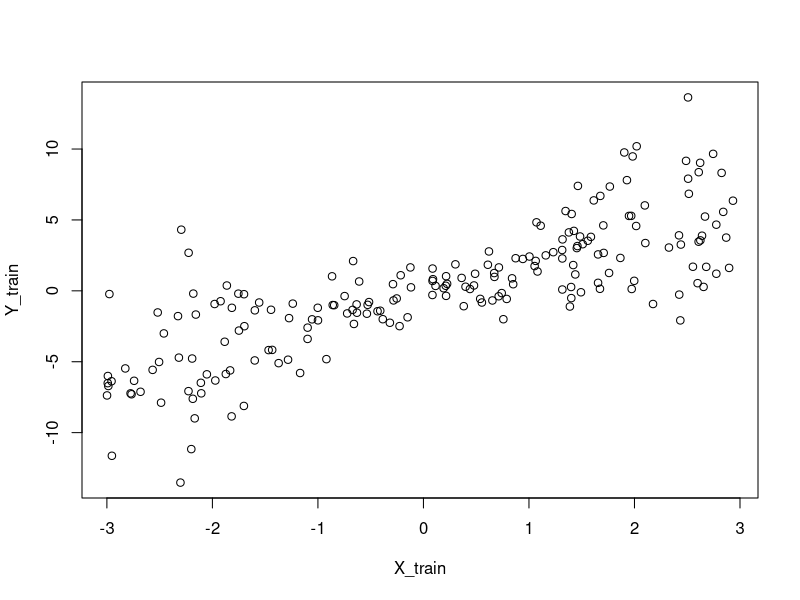
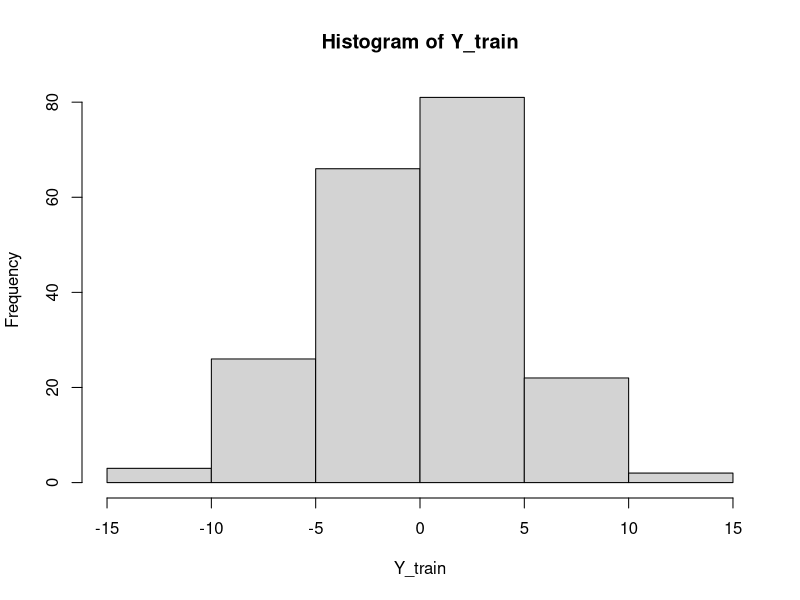
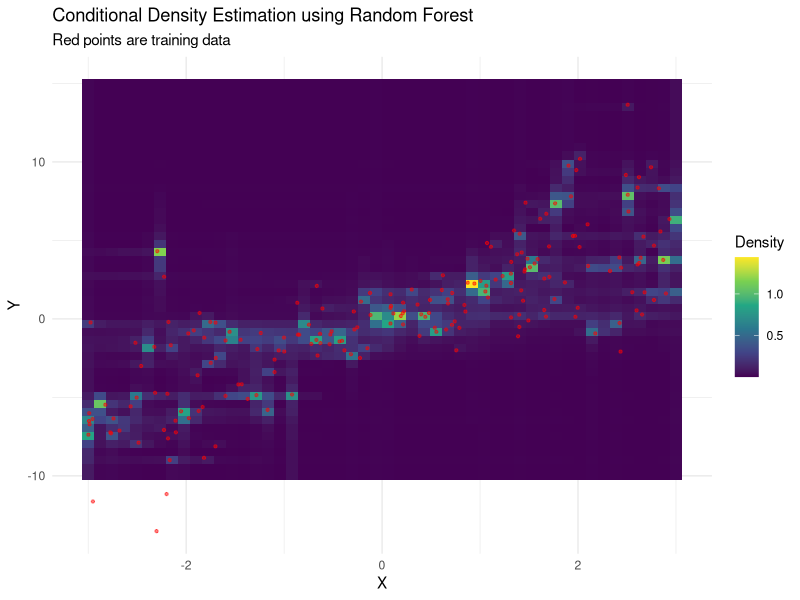

These charts were generated, in order, by the following R code:
# Random Forest for Conditional Density Estimation in R
# This example shows how to estimate f(y|x) using Random Forest

library(randomForest)
library(ggplot2)
library(dplyr)

# ====================================
# METHOD 1: Direct Density Estimation
# ====================================

# Function to estimate conditional density using Random Forest
estimate_conditional_density <- function(X_train, Y_train, X_test, Y_grid, bandwidth = 0.1) {
  
  # Create training data for density estimation
  # For each training point, create multiple (x,y) pairs with density values
  train_data <- data.frame()
  
  for(i in 1:length(X_train)) {
    # For each training point, evaluate density at grid points
    x_val <- X_train[i]
    y_val <- Y_train[i]
    
    # Create density values using kernel density estimation
    # Higher density near the actual y value
    for(y_grid_point in Y_grid) {
      density_val <- dnorm(y_grid_point, mean = y_val, sd = bandwidth)
      train_data <- rbind(train_data, 
                         data.frame(x = x_val, y = y_grid_point, density = density_val))
    }
  }
  
  # Train Random Forest to predict density values
  rf_model <- randomForest(density ~ x + y, data = train_data, ntree = 100)
  
  # Predict densities for test points
  test_data <- expand.grid(x = X_test, y = Y_grid)
  test_data$predicted_density <- predict(rf_model, test_data)
  
  return(list(model = rf_model, predictions = test_data))
}

# ====================================
# METHOD 2: Quantile-based Approach
# ====================================

# Function to estimate density via quantile regression
estimate_density_via_quantiles <- function(X_train, Y_train, X_test, n_quantiles = 20) {
  
  quantile_levels <- seq(0.05, 0.95, length.out = n_quantiles)
  quantile_preds <- matrix(NA, nrow = length(X_test), ncol = n_quantiles)
  
  # Estimate quantiles using Random Forest
  for(i in 1:n_quantiles) {
    # Create weighted training data for quantile regression
    tau <- quantile_levels[i]
    
    # Simple approach: use all data but weight by quantile loss
    train_df <- data.frame(x = X_train, y = Y_train)
    
    # Train RF (note: this is simplified - proper quantile RF would use quantregForest)
    rf_q <- randomForest(y ~ x, data = train_df, ntree = 100)
    quantile_preds[, i] <- predict(rf_q, data.frame(x = X_test))
  }
  
  # Convert quantiles to density estimates
  densities <- list()
  for(i in 1:length(X_test)) {
    q_vals <- quantile_preds[i, ]
    # Density is inverse of quantile spacing
    density_approx <- 1 / diff(c(q_vals[1], q_vals, q_vals[length(q_vals)]))
    densities[[i]] <- density_approx[1:n_quantiles]
  }
  
  return(list(quantiles = quantile_preds, densities = densities, levels = quantile_levels))
}

# ====================================
# EXAMPLE: Generate Data and Test
# ====================================

set.seed(42)

# Generate heteroscedastic data (variance depends on x)
n_train <- 200
n_test <- 50

X_train <- runif(n_train, -3, 3)
# Conditional mean and variance depend on x
Y_train <- 2 * X_train + rnorm(n_train, sd = 1 + abs(X_train))

X_test <- seq(-3, 3, length.out = n_test)
Y_grid <- seq(-10, 15, length.out = 50)

plot(X_train,Y_train)
hist(Y_train)

# ====================================
# Apply Method 1: Direct Density Estimation
# ====================================

cat("Estimating conditional density using Random Forest...\n")
density_result <- estimate_conditional_density(X_train, Y_train, X_test, Y_grid)

# ====================================
# Visualization
# ====================================

# Prepare data for plotting
plot_data <- density_result$predictions
plot_data$x_discrete <- factor(round(plot_data$x, 1))

# Create heatmap of estimated densities
p1 <- ggplot(plot_data, aes(x = x, y = y, fill = predicted_density)) +
  geom_tile() +
  scale_fill_viridis_c(name = "Density") +
  geom_point(data = data.frame(x = X_train, y = Y_train), 
             aes(x = x, y = y), fill = NA, color = "red", alpha = 0.5, size = 0.8) +
  labs(title = "Conditional Density Estimation using Random Forest",
       subtitle = "Red points are training data",
       x = "X", y = "Y") +
  theme_minimal()

print(p1)

# ====================================
# Example: Extract density for specific x values
# ====================================

# Function to get density estimate for specific (x,y) point
get_density_at_point <- function(x_val, y_val, model) {
  test_point <- data.frame(x = x_val, y = y_val)
  return(predict(model, test_point))
}

# Example usage
x_example <- 1.0
y_example <- 3.0
density_at_point <- get_density_at_point(x_example, y_example, density_result$model)

cat(sprintf("Estimated density at (x=%.1f, y=%.1f): %.4f\n", 
            x_example, y_example, density_at_point))

# ====================================
# Method 2 Example (using quantregForest if available)
# ====================================

# If you have quantregForest package:
# library(quantregForest)
# 
# qrf_model <- quantregForest(x = matrix(X_train), y = Y_train)
# quantile_preds <- predict(qrf_model, matrix(X_test), quantiles = seq(0.1, 0.9, 0.1))

cat("\nDone! The Random Forest has learned to map (x,y) -> density values.\n")
cat("This can now be used in conformal prediction methods like Dist-split.\n")

# ====================================
# Simple Dist-split Implementation
# ====================================

# Simple implementation of Dist-split concept
simple_dist_split <- function(X_train, Y_train, X_test, alpha = 0.1) {
  
  # Step 1: Estimate conditional CDF by integrating density
  Y_grid <- seq(min(Y_train) - 2*sd(Y_train), max(Y_train) + 2*sd(Y_train), length.out = 100)
  
  # Get density estimates for training data
  cdf_values <- numeric(length(X_train))
  
  for(i in 1:length(X_train)) {
    # Get density estimates for this x value
    test_points <- data.frame(x = rep(X_train[i], length(Y_grid)), y = Y_grid)
    densities <- predict(density_result$model, test_points)
    
    # Approximate CDF by integration (trapezoidal rule)
    dy <- diff(Y_grid)[1]
    cdf_approx <- cumsum(densities * dy)
    
    # Find CDF value at observed Y
    y_idx <- which.min(abs(Y_grid - Y_train[i]))
    cdf_values[i] <- cdf_approx[y_idx]
  }
  
  # Step 2: Get quantiles of these CDF values
  lower_q <- quantile(cdf_values, alpha/2)
  upper_q <- quantile(cdf_values, 1 - alpha/2)
  
  cat(sprintf("Dist-split quantiles: [%.3f, %.3f]\n", lower_q, upper_q))
  
  return(list(lower_quantile = lower_q, upper_quantile = upper_q, cdf_values = cdf_values))
}

# Apply simple Dist-split
dist_split_result <- simple_dist_split(X_train, Y_train, X_test)

cat("This demonstrates the basic principle of using RF for density estimation in conformal prediction!")